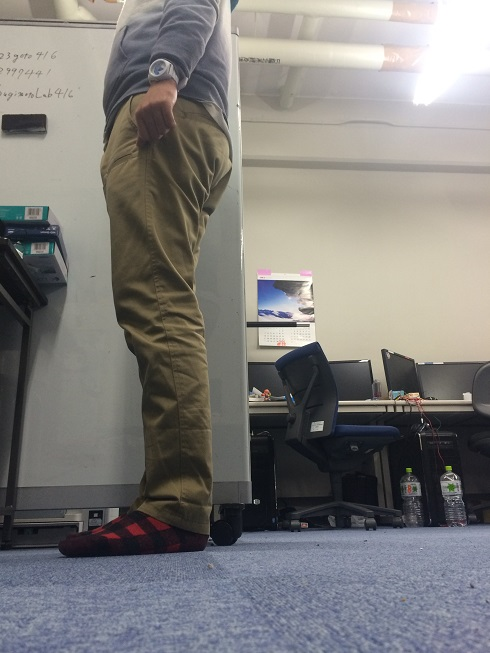
//> input picture binary_tester/binary_tester/input6.jpg, 490 x 653 px
$ ./binary_tester   (built with g++ and OpenCV 4)
//> lines starting //> are read from the running program, lines starting //| are printed output that depends on the picture; after the words box and inside, x2 and y2 are one past the last pixel; in counts of white or black regions, pixels touching at a corner belong together
#include <opencv2/opencv.hpp>
#include <opencv2/opencv_lib.hpp>
#include "Labeling.h"

using namespace cv;

cv::RNG rnd(1192);
cv::Scalar randomColor()
{
	return cv::Scalar(rnd.next() & 0xFF, rnd.next() & 0xFF, rnd.next() & 0xFF);
}


int main(){

	const char th = 58;
	//const char th = 57;
	//Mat型変数の宣言
	Mat inImg, bgImg, diffClrImg, diffGryImg, biBgImg, outImg;
	//画像の読み込み
	inImg = imread("input6.jpg");
//> inImg is the input picture: 653 rows x 490 cols, CV_8UC3; mean B, G, R 122.4, 124.6, 126.4
	bgImg = imread("background6.jpg");
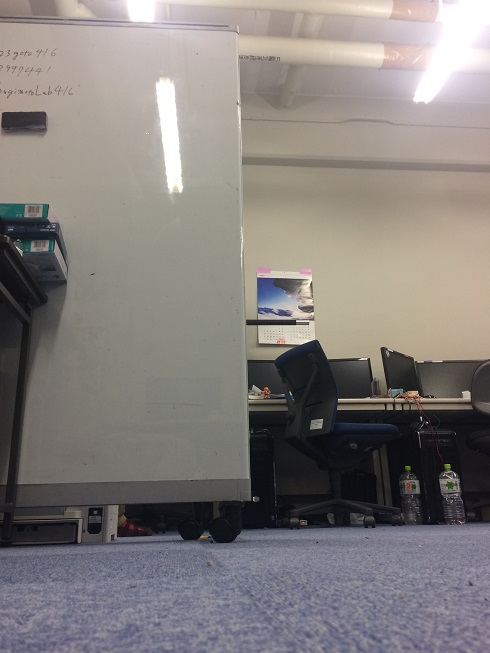
//> input picture binary_tester/binary_tester/background6.jpg, 490 x 653 px
//> bgImg is the input picture: 653 rows x 490 cols, CV_8UC3; mean B, G, R 124, 126.4, 131.5

	imshow("in", inImg);
	imshow("bg", bgImg);
	waitKey(10);


	absdiff(inImg,bgImg,diffClrImg);//背景画像との差分を取得
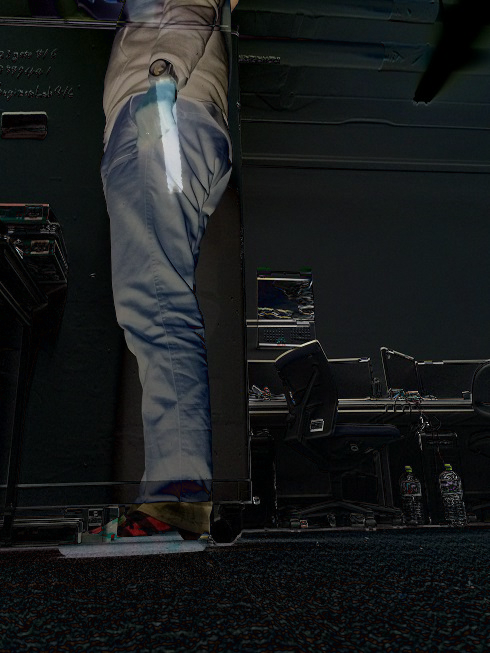
//> diffClrImg: 653 rows x 490 cols, CV_8UC3; mean B, G, R 28.6, 27.8, 25.2
	cv::imwrite("diff.jpg", diffClrImg);

    cvtColor(diffClrImg,diffGryImg,CV_BGR2GRAY);//差分画像をグレイスケールに
    threshold(diffGryImg, biBgImg, th, 255, THRESH_BINARY);//二値化画像化
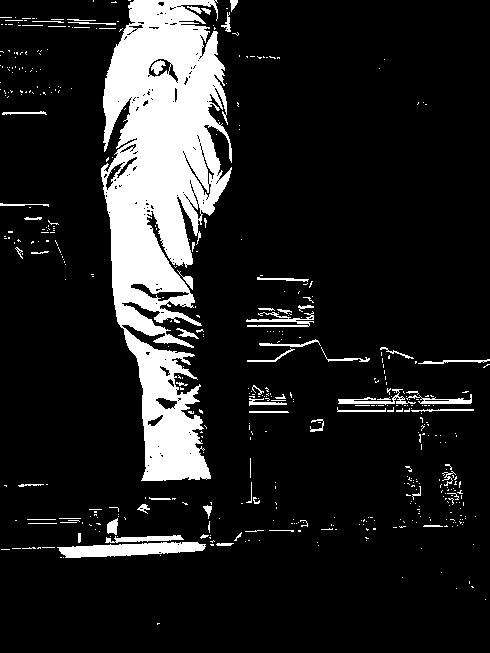
//> biBgImg: 653 rows x 490 cols, CV_8UC1; 13.5% white; 478 white regions (414 under 20 px), largest, box (x1, y1, x2, y2) and area: (101, 0, 232, 481) 35460, (57, 542, 206, 558) 1556, (246, 311, 314, 327) 425


	biBgImg = ~biBgImg;
//	cv::dilate(biBgImg, biBgImg, cv::Mat(), cv::Point(-1,-1), 1);
//	cv::erode(biBgImg, biBgImg, cv::Mat(), cv::Point(-1,-1), 1);
	cv::imwrite("input0.jpg", biBgImg);


	waitKey(10);
// [15 lines of commented-out code are left out]
	cv::erode(biBgImg, biBgImg, cv::Mat(), cv::Point(-1,-1), 7);
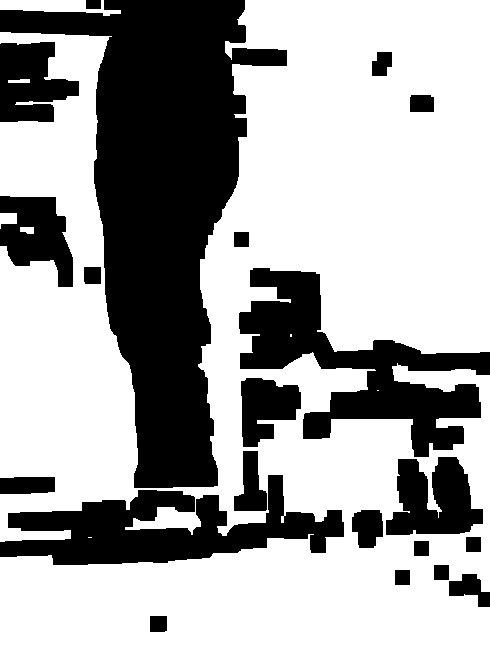
//> biBgImg: 653 rows x 490 cols, CV_8UC1; 64.9% white; 21 black regions, largest, box (x1, y1, x2, y2) and area: (0, 0, 287, 488) 56984, (239, 268, 490, 457) 17308, (0, 475, 344, 565) 14848
	cv::imwrite("aftererode3.jpg", biBgImg);
	waitKey(10);
	cv::dilate(biBgImg, biBgImg, cv::Mat(), cv::Point(-1,-1), 7);
	cv::imwrite("afeterdilate4.jpg", biBgImg);
	waitKey(10);

	cv::dilate(biBgImg, biBgImg, cv::Mat(), cv::Point(-1,-1), 14);
	cv::imwrite("afeterdilate1.jpg", biBgImg);
	waitKey(10);
	cv::erode(biBgImg, biBgImg, cv::Mat(), cv::Point(-1,-1), 14);
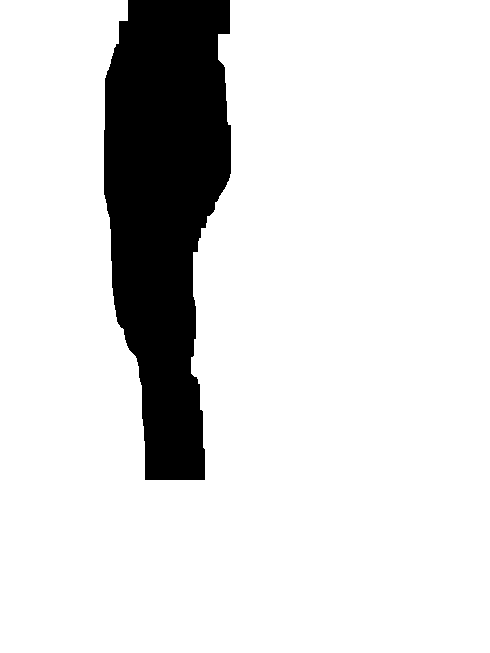
//> biBgImg: 653 rows x 490 cols, CV_8UC1; 86.4% white; 1 black region, box (x1, y1, x2, y2) and area: (104, 0, 231, 480) 43586
	cv::imwrite("aftererode2.jpg", biBgImg);
	waitKey(10);

	biBgImg = ~biBgImg;

	Mat bi3BgImg(inImg.rows,inImg.cols, CV_8UC3);

	for(int y = 0; y < inImg.rows; y++){
		for(int x = 0; x < inImg.cols; x++){
			for(int c = 0; c < 3; c++){
				bi3BgImg.data[y * inImg.cols * 3 + x * 3 + c] = biBgImg.data[y * inImg.cols + x];
			}
		}
	}


	bitwise_and(inImg,bi3BgImg,outImg);
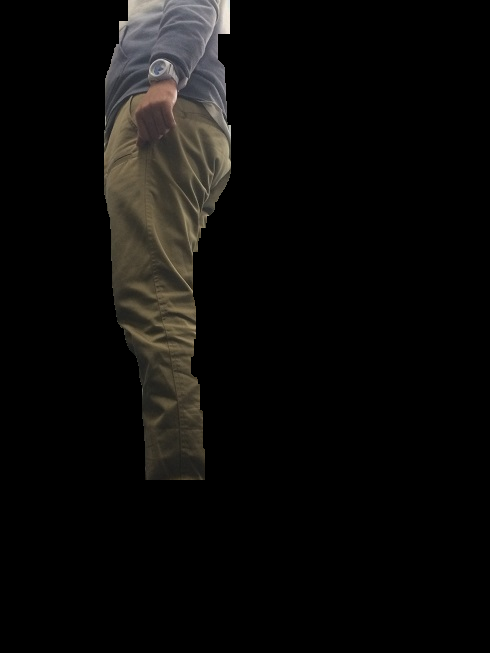
//> outImg: 653 rows x 490 cols, CV_8UC3; mean B, G, R 9.7, 10.9, 11.7

	//画像の表示
	imshow("subtraction",outImg);
	waitKey(10);
		//画像の書き出し
	imwrite("subtraction.jpg",outImg);

	imshow("beforelabel", biBgImg);


	// Labelingの結果を受け取る
	cv::Mat label(inImg.size(), CV_16SC1);

	// ラベリングを実施 ２値化した画像に対して実行する。
//> (the run ends here: the program needs code that is not available in this run, at `LabelingBS	labeling;`)
